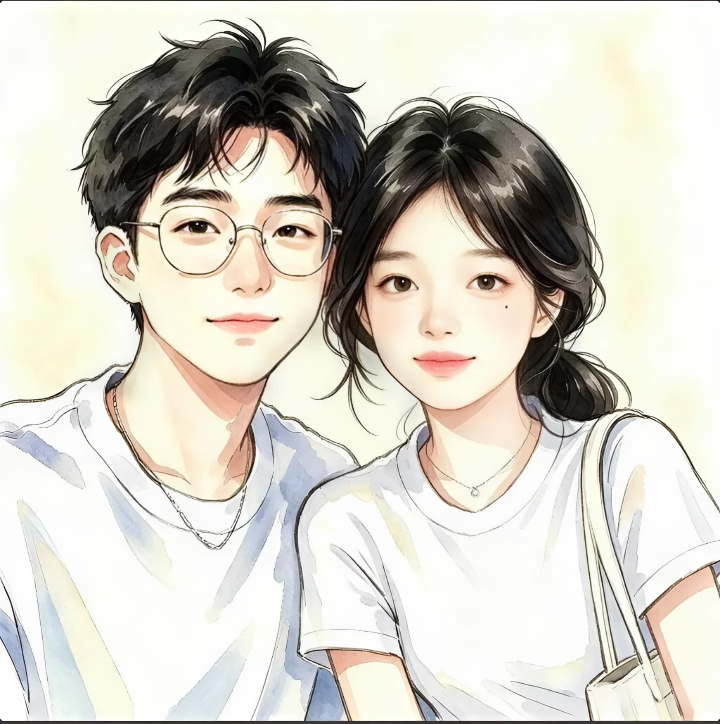
#> input picture tb.png, 1440 x 1448 px (shown at 1/2 size)
$ python 6-4bitwise.py
#> lines starting #> are read from the running program, lines starting #| are printed output that depends on the picture
import cv2
import numpy as np

cv2.namedWindow("img", cv2.WINDOW_NORMAL)
cv2.resizeWindow("img", 800, 800)

img = cv2.imread("tb.png")
#> img is the input picture: shape (1448, 1440, 3); mean B, G, R 198.7, 208.6, 212.5
img = cv2.bitwise_not(img)
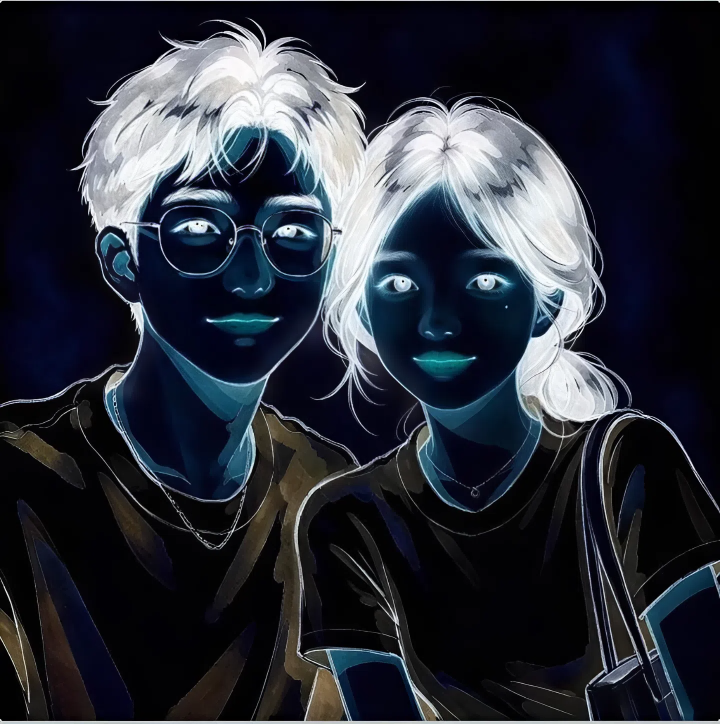
#> img: shape (1448, 1440, 3) (shown at 1/2 size); mean B, G, R 56.3, 46.4, 42.5
cv2.imshow("img", img)


cv2.waitKey(0)
cv2.destroyAllWindows()
